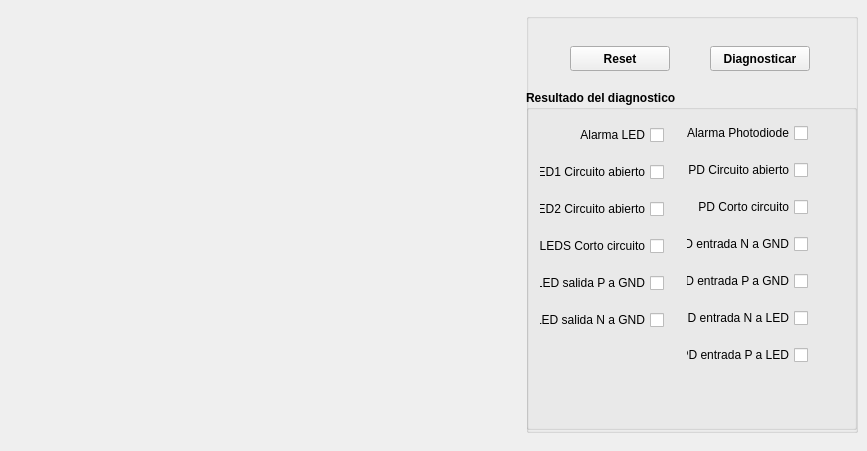
          <widget class="QWidget" name="TabDiag">
           <attribute name="title">
            <string>Diagnosticar</string>
           </attribute>
           <widget class="QGroupBox" name="groupBox">
            <property name="geometry">
             <rect>
              <x>526</x>
              <y>13</y>
              <width>332</width>
              <height>420</height>
             </rect>
            </property>
            <property name="font">
             <font>
              <weight>75</weight>
              <bold>true</bold>
             </font>
            </property>
            <property name="title">
             <string/>
            </property>
            <widget class="QGroupBox" name="groupBox_4">
             <property name="geometry">
              <rect>
               <x>0</x>
               <y>77</y>
               <width>331</width>
               <height>340</height>
              </rect>
             </property>
             <property name="title">
              <string>Resultado del diagnostico</string>
             </property>
             <widget class="QWidget" name="verticalLayoutWidget_2">
              <property name="geometry">
               <rect>
                <x>13</x>
                <y>24</y>
                <width>125</width>
                <height>227</height>
               </rect>
              </property>
              <layout class="QVBoxLayout" name="verticalLayout_2">
               <item>
                <widget class="QCheckBox" name="ck11">
                 <property name="font">
                  <font>
                   <weight>50</weight>
                   <bold>false</bold>
                  </font>
                 </property>
                 <property name="layoutDirection">
                  <enum>Qt::RightToLeft</enum>
                 </property>
                 <property name="styleSheet">
                  <string notr="true"/>
                 </property>
                 <property name="text">
                  <string>Alarma LED</string>
                 </property>
                 <property name="checkable">
                  <bool>false</bool>
                 </property>
                </widget>
               </item>
               <item>
                <widget class="QCheckBox" name="ck10">
                 <property name="font">
                  <font>
                   <weight>50</weight>
                   <bold>false</bold>
                  </font>
                 </property>
                 <property name="layoutDirection">
                  <enum>Qt::RightToLeft</enum>
                 </property>
                 <property name="text">
                  <string>LED1 Circuito abierto</string>
                 </property>
                 <property name="checkable">
                  <bool>false</bool>
                 </property>
                </widget>
               </item>
               <item>
                <widget class="QCheckBox" name="ck9">
                 <property name="font">
                  <font>
                   <weight>50</weight>
                   <bold>false</bold>
                  </font>
                 </property>
                 <property name="layoutDirection">
                  <enum>Qt::RightToLeft</enum>
                 </property>
                 <property name="text">
                  <string>LED2 Circuito abierto</string>
                 </property>
                 <property name="checkable">
                  <bool>false</bool>
                 </property>
                </widget>
               </item>
               <item>
                <widget class="QCheckBox" name="ck8">
                 <property name="font">
                  <font>
                   <weight>50</weight>
                   <bold>false</bold>
                  </font>
                 </property>
                 <property name="layoutDirection">
                  <enum>Qt::RightToLeft</enum>
                 </property>
                 <property name="text">
                  <string>LEDS Corto circuito</string>
                 </property>
                 <property name="checkable">
                  <bool>false</bool>
                 </property>
                </widget>
               </item>
               <item>
                <widget class="QCheckBox" name="ck7">
                 <property name="font">
                  <font>
                   <weight>50</weight>
                   <bold>false</bold>
                  </font>
                 </property>
                 <property name="layoutDirection">
                  <enum>Qt::RightToLeft</enum>
                 </property>
                 <property name="text">
                  <string>LED salida P a GND</string>
                 </property>
                 <property name="checkable">
                  <bool>false</bool>
                 </property>
                </widget>
               </item>
               <item>
                <widget class="QCheckBox" name="ck6">
                 <property name="font">
                  <font>
                   <weight>50</weight>
                   <bold>false</bold>
                  </font>
                 </property>
                 <property name="layoutDirection">
                  <enum>Qt::RightToLeft</enum>
                 </property>
                 <property name="text">
                  <string>LED salida N a GND</string>
                 </property>
                 <property name="checkable">
                  <bool>false</bool>
                 </property>
                </widget>
               </item>
              </layout>
             </widget>
             <widget class="QWidget" name="verticalLayoutWidget_3">
              <property name="geometry">
               <rect>
                <x>160</x>
                <y>22</y>
                <width>122</width>
                <height>265</height>
               </rect>
              </property>
              <layout class="QVBoxLayout" name="verticalLayout_3">
               <item>
                <widget class="QCheckBox" name="ck12">
                 <property name="font">
                  <font>
                   <weight>50</weight>
                   <bold>false</bold>
                  </font>
                 </property>
                 <property name="layoutDirection">
                  <enum>Qt::RightToLeft</enum>
                 </property>
                 <property name="text">
                  <string>Alarma Photodiode</string>
                 </property>
                 <property name="checkable">
                  <bool>false</bool>
                 </property>
                </widget>
               </item>
               <item>
                <widget class="QCheckBox" name="ck5">
                 <property name="font">
                  <font>
                   <weight>50</weight>
                   <bold>false</bold>
                  </font>
                 </property>
                 <property name="layoutDirection">
                  <enum>Qt::RightToLeft</enum>
                 </property>
                 <property name="text">
                  <string>PD Circuito abierto</string>
                 </property>
                 <property name="checkable">
                  <bool>false</bool>
                 </property>
                </widget>
               </item>
               <item>
                <widget class="QCheckBox" name="ck4">
                 <property name="font">
                  <font>
                   <weight>50</weight>
                   <bold>false</bold>
                  </font>
                 </property>
                 <property name="layoutDirection">
                  <enum>Qt::RightToLeft</enum>
                 </property>
                 <property name="text">
                  <string>PD Corto circuito</string>
                 </property>
                 <property name="checkable">
                  <bool>false</bool>
                 </property>
                </widget>
               </item>
               <item>
                <widget class="QCheckBox" name="ck3">
                 <property name="font">
                  <font>
                   <weight>50</weight>
                   <bold>false</bold>
                  </font>
                 </property>
                 <property name="layoutDirection">
                  <enum>Qt::RightToLeft</enum>
                 </property>
                 <property name="text">
                  <string>PD entrada N a GND</string>
                 </property>
                 <property name="checkable">
                  <bool>false</bool>
                 </property>
                </widget>
               </item>
               <item>
                <widget class="QCheckBox" name="ck2">
                 <property name="font">
                  <font>
                   <weight>50</weight>
                   <bold>false</bold>
                  </font>
                 </property>
                 <property name="layoutDirection">
                  <enum>Qt::RightToLeft</enum>
                 </property>
                 <property name="text">
                  <string>PD entrada P a GND</string>
                 </property>
                 <property name="checkable">
                  <bool>false</bool>
                 </property>
                </widget>
               </item>
               <item>
                <widget class="QCheckBox" name="ck1">
                 <property name="font">
                  <font>
                   <weight>50</weight>
                   <bold>false</bold>
                  </font>
                 </property>
                 <property name="layoutDirection">
                  <enum>Qt::RightToLeft</enum>
                 </property>
                 <property name="text">
                  <string>PD entrada N a LED</string>
                 </property>
                 <property name="checkable">
                  <bool>false</bool>
                 </property>
                </widget>
               </item>
               <item>
                <widget class="QCheckBox" name="ck0">
                 <property name="font">
                  <font>
                   <weight>50</weight>
                   <bold>false</bold>
                  </font>
                 </property>
                 <property name="layoutDirection">
                  <enum>Qt::RightToLeft</enum>
                 </property>
                 <property name="text">
                  <string>PD entrada P a LED</string>
                 </property>
                 <property name="checkable">
                  <bool>false</bool>
                 </property>
                </widget>
               </item>
              </layout>
             </widget>
            </widget>
            <widget class="QPushButton" name="btnDiagnosticar">
             <property name="geometry">
              <rect>
               <x>184</x>
               <y>33</y>
               <width>100</width>
               <height>25</height>
              </rect>
             </property>
             <property name="text">
              <string>Diagnosticar</string>
             </property>
            </widget>
            <widget class="QPushButton" name="btnResetAFE">
             <property name="geometry">
              <rect>
               <x>44</x>
               <y>33</y>
               <width>100</width>
               <height>25</height>
              </rect>
             </property>
             <property name="text">
              <string>Reset</string>
             </property>
            </widget>
           </widget>
           <widget class="QLabel" name="label_11">
            <property name="geometry">
             <rect>
              <x>2</x>
              <y>4</y>
              <width>509</width>
              <height>438</height>
             </rect>
            </property>
            <property name="text">
             <string/>
            </property>
            <property name="pixmap">
             <pixmap>Global.png</pixmap>
            </property>
            <property name="scaledContents">
             <bool>true</bool>
            </property>
           </widget>
          </widget>
